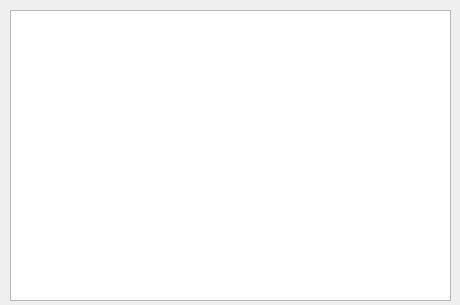
<?xml version="1.0" encoding="UTF-8"?>
<ui version="4.0">
 <class>Log</class>
 <widget class="QDialog" name="Log">
  <property name="geometry">
   <rect>
    <x>0</x>
    <y>0</y>
    <width>460</width>
    <height>305</height>
   </rect>
  </property>
  <property name="windowTitle">
   <string>Log</string>
  </property>
  <widget class="QTextBrowser" name="textBrowser_log">
   <property name="geometry">
    <rect>
     <x>10</x>
     <y>10</y>
     <width>441</width>
     <height>291</height>
    </rect>
   </property>
   <property name="font">
    <font>
     <family>微軟正黑體</family>
     <pointsize>12</pointsize>
    </font>
   </property>
  </widget>
 </widget>
 <resources/>
 <connections/>
</ui>
